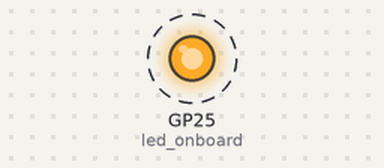
Recording of a program running on a simulated Raspberry Pi Pico running MicroPython. Parts: output pins drawn as LEDs (lit = HIGH). Dashed ring = blinking. What the program prints to the serial console is not drawn. At 20.0 s the program stops and its outputs stay as they are.

Above: at 0.5 s.
Timing chart, 0 to 4.6 s (numbered marks = the images above):
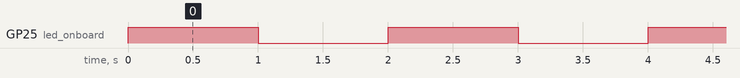

The program:

blinking_onboard_led2.py
```python
#This program will blink the onboard LED 10 times in 1 second intervals.

from machine import Pin
from time import sleep
led_onboard = Pin("LED", Pin.OUT)

turns = 10
while turns > 0:
    led_onboard.value(1)
    sleep(1)
    led_onboard.value(0)
    sleep(1)
    turns -= 1
    print(turns)
```

Measured:
- by itself, GP25 (led_onboard): alternates HIGH for 1.0 s and LOW for 1.0 s, 20 changes in all, then stays LOW
